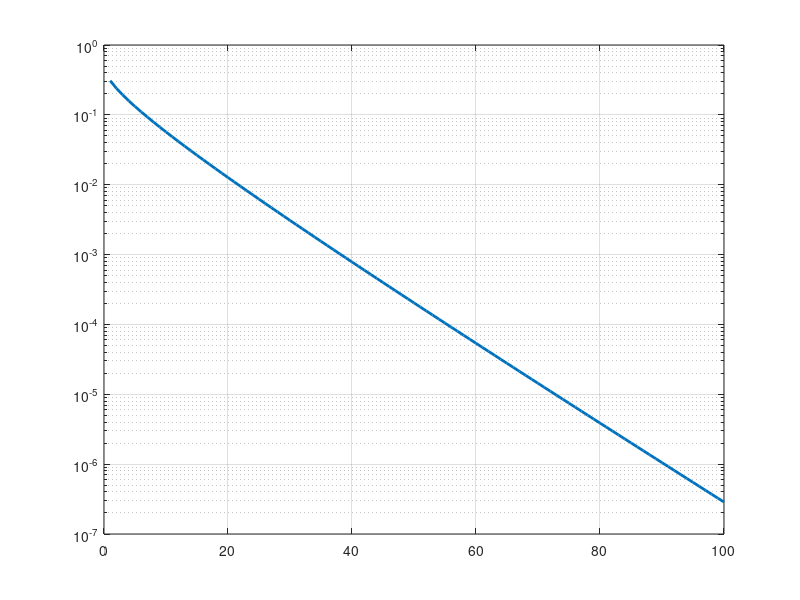

Recreate this plot in MATLAB. (Note: this script raises an error after producing the figure.)
clc;
clear;
close all;

%% Problem 1
% Distributed Detection in Gaussian Noise
% P(error) = Q(m*sqrt(n))

m = 0.5;              % Signal amplitude
n = 1:100;            % Number of sensors

% Compute probability of error, using qfunc
Pe = qfunc(m*sqrt(n));

% Error threshold (10^-3)
threshold = 1e-3;

% Find smallest n satisfying Pe < 10^-3
ng = find(Pe < threshold, 1, 'first');

%% Create Figure
figure;

semilogy(n, Pe, 'LineWidth', 2); % using semilogy
hold on;
grid on;

% Threshold line
yline(threshold,'--','10^{-3}','LineWidth',1.5);

% Mark ng
semilogy(ng, Pe(ng), 'o', ...
    'MarkerSize', 8, ...
    'LineWidth', 2);

xlabel('Number of Sensors, n');
ylabel('Probability of Error');
title('Probability of Error vs. Number of Sensors (m = 0.5)');

legend('P_e = Q(0.5\sqrt{n})', ...
       'Threshold', ...
       sprintf('n_g = %d',ng), ...
       'Location','southwest');

%% Displaying Results (print)
fprintf('\n');
fprintf('-----------------------------------\n');
fprintf('Problem 1 Results\n');
fprintf('-----------------------------------\n');
fprintf('Signal amplitude m = %.1f\n',m);
fprintf('Required error probability < 10^-3\n');
fprintf('Minimum number of sensors n_g = %d\n',ng);
fprintf('Probability of error at n_g = %.6e\n',Pe(ng));

if ng > 1
    fprintf('Probability of error at n = %d is %.6e\n', ...
        ng-1, Pe(ng-1));
end
fprintf('-----------------------------------\n');
